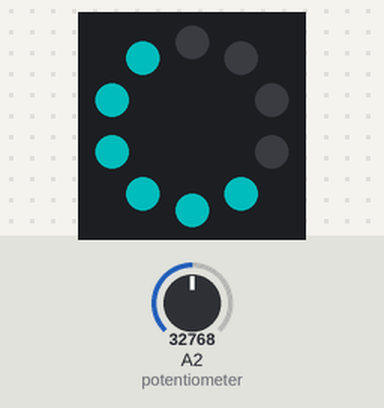
This program was run on a simulated Circuit Playground running CircuitPython. Parts: the board's ring of 10 RGB LEDs (number 0 left of the top, counting anticlockwise). The inputs (shaded band) are chosen by the test bench; at power-on: A2 (potentiometer) = 32768 (analog values on the 0–65535 scale). Dim RGB values are drawn brighter than linear.

Above: at 1.2 s.
1.3 s: A2 (potentiometer) set to 57670
At 1.9 s:
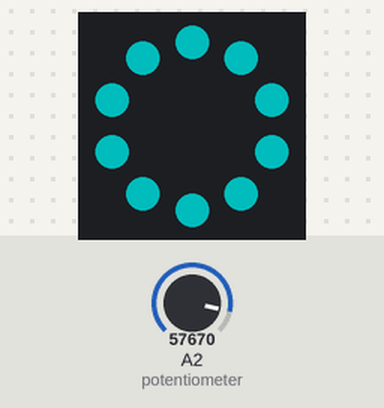
2.8 s: A2 (potentiometer) set to 45874
At 3.9 s:
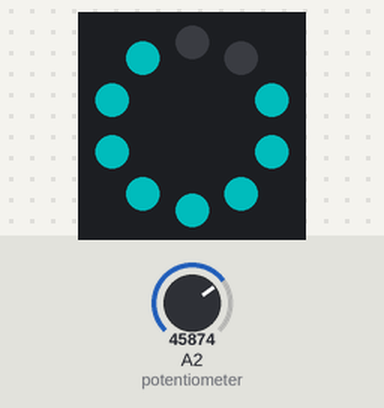
4.3 s: A2 (potentiometer) set to 65535
At 4.6 s:
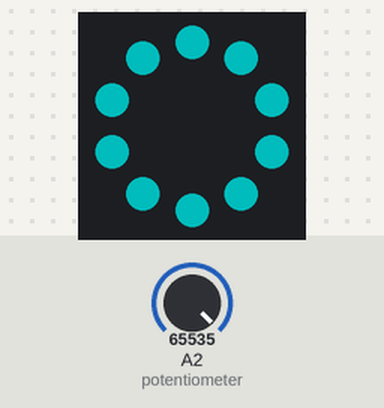
5.8 s: A2 (potentiometer) set to 32767
At 6.6 s:
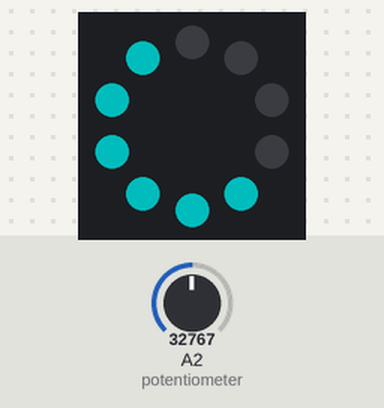
Timing chart, 0 to 8.3 s (numbered marks = the images above; inputs shaded):
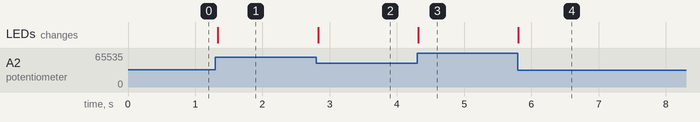

Measured:
- after the input at 1.3 s, the LEDs: change at once (image 1)
- after the input at 2.8 s, the LEDs: change at once (image 2)
- after the input at 4.3 s, the LEDs: change at once (image 3)
- after the input at 5.8 s, the LEDs: change at once (image 4)

The program:

potentiometer_neopixels.py
```python
"""This example requires a potentiometer. Talk to the team to get one!

Connect the blue clip on the potentiometer to pad A2.
Connect the black clip to a GND pad.
Connect the red clip to a 3.3v pad.

Rotate the potentiometer knob to see the number of NeoPixels lit up on your CP change!"""
import time
import board
import analogio
from adafruit_circuitplayground import cp

cp.pixels.auto_write = False
cp.pixels.brightness = 0.3
potentiometer = analogio.AnalogIn(board.A2)


def get_voltage(pin):
    return (pin.value * 3.3) / 65536


def scale_range(value):
    """Scale a value from 0-320 (light range) to 0-9 (NeoPixel range, 10 total LEDs).
    Allows remapping light value to pixel position for light meter demo."""
    return round(value / 3.3 * 10)


while True:
    # Potentiometer voltage value remapped to pixel position
    cp_peak = scale_range(get_voltage(potentiometer))

    for i in range(0, 10, 1):
        if i <= cp_peak:
            cp.pixels[i] = (0, 255, 255)
        else:
            cp.pixels[i] = (0, 0, 0)
    cp.pixels.show()
    time.sleep(0.05)
```
